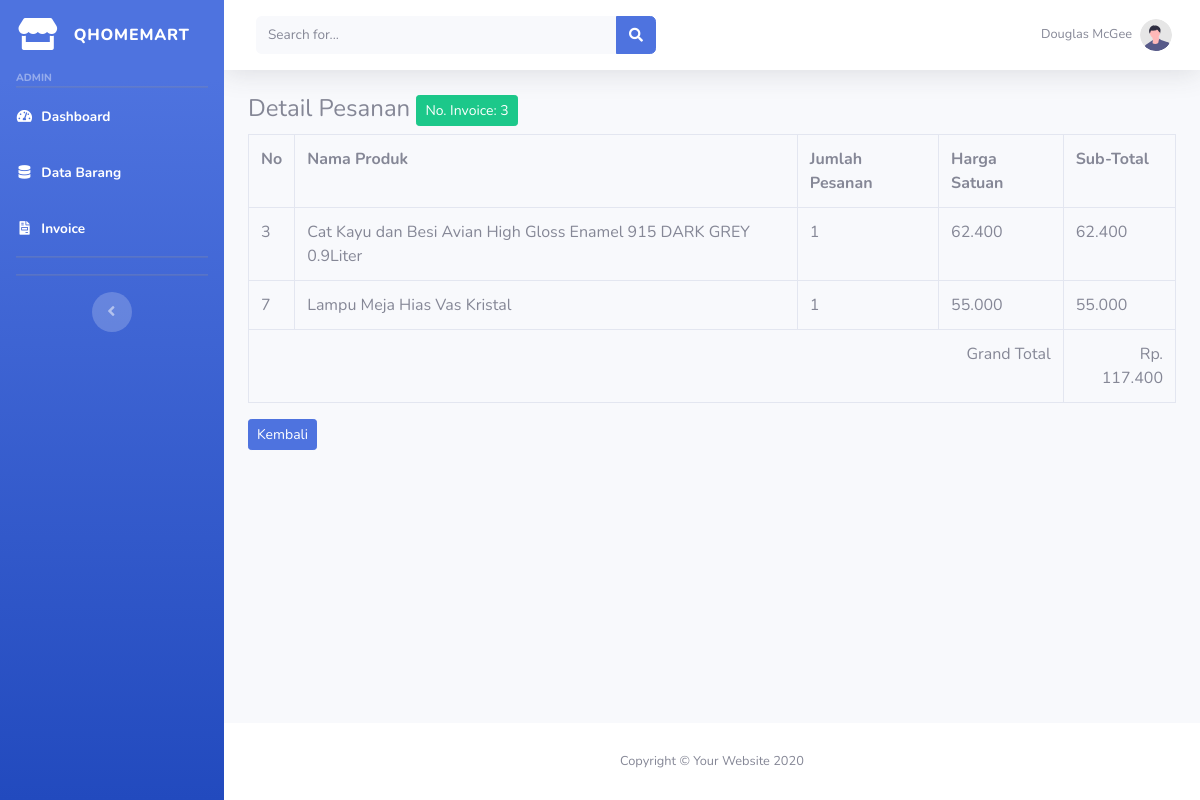
Screenshot of /index.php/admin/Invoice/detail/3 with the database file from the repository.
### tables this page shows
CREATE TABLE `tb_invoice` (
  `id` int(11) NOT NULL,
  `nama` varchar(66) NOT NULL,
  `alamat` text NOT NULL,
  `tgl_pesan` datetime NOT NULL,
  `batas_bayar` datetime NOT NULL
);

CREATE TABLE `tb_pesanan` (
  `id` int(11) NOT NULL,
  `id_invoice` int(11) NOT NULL,
  `id_brg` int(11) NOT NULL,
  `nama_brg` varchar(66) NOT NULL,
  `jumlah` int(5) NOT NULL,
  `harga` int(10) NOT NULL,
  `pilihan` text NOT NULL
);

### application/controllers/admin/Invoice.php (called while the page is built, shortened)
<?php
class Invoice extends CI_Controller
{
	public function detail($id_invoice){
		$data['invoice']=$this->model_invoice->ambil_id_invoice($id_invoice);
		$data['pesanan']=$this->model_invoice->ambil_id_pesanan($id_invoice);
		$this->load->view('admin/detail_invoice',$data);
	}
}
?>

### index.php (called while the page is built, shortened)
<?php
require_once BASEPATH.'core/CodeIgniter.php';

### application/models/model_invoice.php (called while the page is built, shortened)
<?php
 class model_invoice extends CI_Model
 {
 	public function ambil_id_invoice($id_invoice){
 		$result=$this->db->where('id',$id_invoice)->limit(1)->get('tb_invoice');
 		if($result->num_rows()>0){
 			return $result->row();
 		} else{
 			return false;
 		}
 	}
 	public function ambil_id_pesanan($id_invoice){
 		$result=$this->db->where('id_invoice',$id_invoice)->get('tb_pesanan');
 		if($result->num_rows()>0){
 			return $result->result();
 		} else{
 			return false;
 		}
 	}
 }
?>

### application/views/admin/detail_invoice.php (the view, shortened to what this page needs)
<body id="page-top">
    <div id="wrapper">
        <div id="content-wrapper" class="d-flex flex-column">
            <div id="content">
               <div class="container-fluid">
                   <h4>Detail Pesanan <div class="btn btn-sm btn-success">No. Invoice: <?php echo $invoice->id?></div></h4>
                   <table class="table table-bordered table-hover table-stripped">
                       <tr>
                           <th>No</th>
                           <th>Nama Produk</th>
                           <th>Jumlah Pesanan</th>
                           <th>Harga Satuan</th>
                           <th>Sub-Total</th>
                       </tr>
                       <?php
                       $total=0;
                       foreach ($pesanan as $psn) :
                        $subtotal=$psn->jumlah * $psn->harga;
                        $total += $subtotal;?>
                        <tr>
                            <td><?php echo $psn->id_brg?></td>
                            <td><?php echo $psn->nama_brg?></td>
                            <td><?php echo $psn->jumlah?></td>
                            <td><?php echo number_format($psn->harga,0,',','.')?></td>
                            <td><?php echo number_format($subtotal,0,',','.')?></td>
                        </tr>
                       <?php endforeach;?>
                       <tr>
                         <td colspan="4" align="right">Grand Total</td>
                         <td align="right">Rp. <?php echo number_format($total,0,',','.')?></td>
                       </tr>
                   </table>
                   <a href="<?php echo base_url('admin/invoice/index')?>"><div class="btn btn-sm btn-primary"> Kembali </div></a>
               </div>
            </div>
        </div>
    </div>
</body>
</html>

### rows the page displays
tb_invoice: id "3"
tb_pesanan: id_brg "3", nama_brg "Cat Kayu dan Besi Avian High Gloss Enamel 915 DARK GREY 0.9Liter", jumlah "1", harga "62.400", subtotal "62.400"
tb_pesanan: id_brg "7", nama_brg "Lampu Meja Hias Vas Kristal", jumlah "1", harga "55.000", subtotal "55.000"

### other values shown
$total "117.400"
